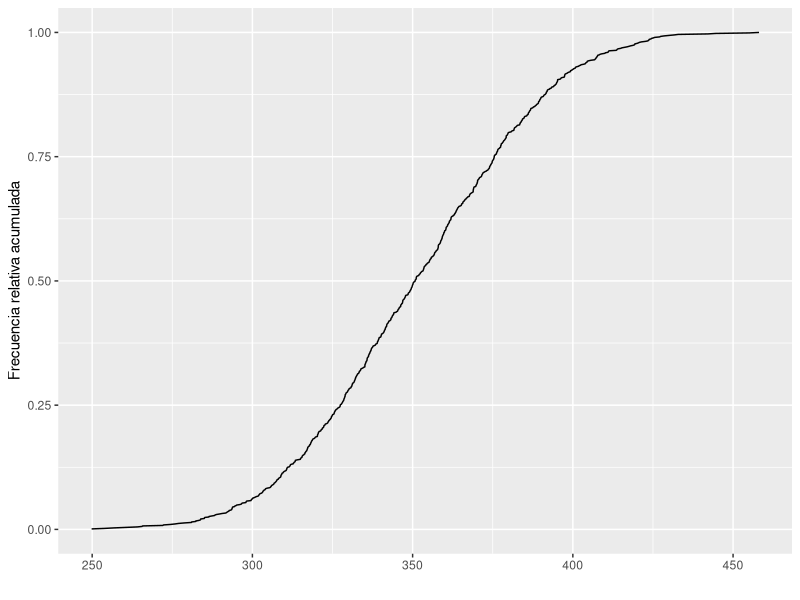

Write R code to recreate this figure. (Note: this script raises an error after producing the figure.)
## ---- chunk 1
library(ggplot2)

## Generamos datos aleatorios
media <- runif(1, 10, 500)
x <- rnorm(1000, media, media * 10/100)
Fn <- ecdf(x) ## Devuelve una función que toma un valor y devuelve la densidad empírica acumulada

df <- data.frame(values = x, density = Fn(x))

## Gráfico
g <- ggplot(df, aes(values, density)) +
    geom_line() +
    labs(x = "", y = "Frecuencia relativa acumulada")

i <- sample(1:5, 1)

# correcta <- names(quantile(x)[i])
df <- data.frame(codigo = 1:5,
                 respuesta = c("es el valor mínimo",
                               "es el percentil 25%",
                               "es el percentil 50%",
                               "es el percentil 75%",
                               "es el valor máximo"),
                 valor = round(quantile(x), 2))

correcta <- df$respuesta[df$codigo == i]
incorrectas <- sample(df$respuesta[df$codigo != i], 3)

opciones <- c(as.character(correcta), as.character(incorrectas))

## QUESTION/ANSWER GENERATION
questions <- character(4)
solutions <- logical(4)

questions[1] <- opciones[1]
solutions[1] <- TRUE

questions[2] <- opciones[2]
solutions[2] <- FALSE
    
questions[3] <- opciones[3]
solutions[3] <- FALSE

questions[4] <- opciones[4]
solutions[4] <- FALSE
## ---- chunk 2

g

## ---- chunk 3
answerlist(questions, markup = "markdown")
## ---- chunk 4
answerlist(solutions, markup = "markdown")
